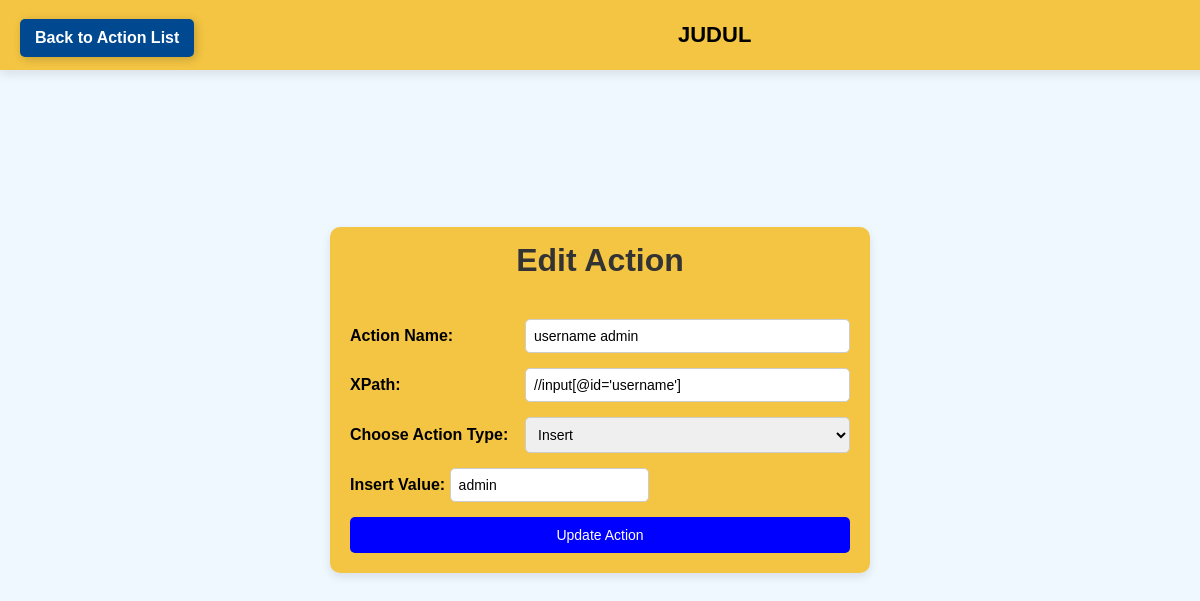
/edit-action/27, run on the app's committed database.
### tables this page shows
CREATE TABLE actions (
            id INTEGER PRIMARY KEY AUTOINCREMENT,
            action_name TEXT NOT NULL,
            xpath TEXT NOT NULL,
            action_type TEXT NOT NULL,
            url TEXT NULL,
            insert_value TEXT NULL,
            insert_file TEXT NULL,  -- Sekarang insert_file hanya menyimpan path
            methode TEXT NULL,
            bytext TEXT NULL,
            byindex TEXT NULL
        );

### web_app/app.py (the view, shortened to what this page needs)
@app.route("/edit-action/<int:action_id>", methods=["GET", "POST"])
def edit_action(action_id):
    conn = get_db_connection()
    cursor = conn.cursor()
    cursor.execute("SELECT * FROM actions WHERE id = ?", (action_id,))
    action = cursor.fetchone()
    conn.close()
    if action:
        return render_template("edit_action.html", action=action)
    else:
        return jsonify({"error": "Action not found"}), 404

### web_app/app.py (called while the page is built)
def get_db_connection():
    conn = sqlite3.connect("bot_actions.db")
    conn.row_factory = sqlite3.Row
    return conn

### web_app/templates/edit_action.html (shortened to what this page needs)
<!DOCTYPE html>
<html lang="en">
<head>
    <link rel="stylesheet" href="{{ url_for('static', filename='edit_action.css') }}">
</head>
<body>
    <div class="navbar">
        <a href="/action-list" class="add-button">Back to Action List</a>
        <h2>JUDUL</h2>
    </div>
    <div class="container">
        <h1>Edit Action</h1>
        <form id="editActionForm" action="{{ url_for('edit_action', action_id=action.id) }}" method="POST" enctype="multipart/form-data">
            <div class="form-group">
                <label for="action-name">Action Name:</label>
                <input type="text" id="action-name" name="action_name" value="{{ action.action_name }}" required>
            </div>
            <div class="form-group">
                <label for="xpath">XPath:</label>
                <input type="text" id="xpath" name="xpath" value="{{ action.xpath }}">
            </div>
            <div class="form-group">
                <label for="action">Choose Action Type:</label>
                <select id="action" name="action_type" required>
                    <option value="insert" {% if action.action_type == 'insert' %}selected{% endif %}>Insert</option>
                </select>
            </div>
            <div class="form-group">
                <label for="insert">Insert Value:</label>
                <input type="text" id="insert" name="insert" value="{{ action.insert_value }}">
            </div>
            <button type="submit">Update Action</button>
        </form>
    </div>
</body>
</html>

### web_app/static/edit_action.css (style rules this page uses)
body { background-color: aliceblue; display: flex; justify-content: center; align-items: center; height: 100vh; margin: 0; font-family: Arial, sans-serif; }
.container { position: relative; background-color: #f4c542; border-radius: 10px; padding: 20px; width: 90%; max-width: 500px; min-height: 150px; box-shadow: 0px 4px 10px rgba(0, 0, 0, 0.1); display: flex; flex-direction: column; gap: 10px; }
h1 { text-align: center; color: #333; margin-bottom: 30px; margin-top: -5px; }
.form-group { display: flex; align-items: center; justify-content: space-between; margin-bottom: 15px; }
.form-group label { font-weight: bold; width: 35%; text-align: left; }
.form-group input, .form-group select, .form-group textarea { flex-grow: 1; padding: 8px; border: 1px solid #ccc; border-radius: 5px; font-size: 14px; }
button { width: 100%; padding: 10px; border: none; border-radius: 5px; font-size: 14px; background-color: blue; color: white; cursor: pointer; transition: 0.3s; }
.navbar { position: fixed; top: 0; left: 0; width: 100%; background-color: #f4c542; height: 70px; display: flex; align-items: center; justify-content: center; padding: 0 20px; box-shadow: 0px 4px 10px rgba(0, 0, 0, 0.1); z-index: 1000; gap: 15px; }
.navbar a { background-color: RGB(0, 72, 144); color: white; padding: 10px 15px; border-radius: 5px; text-decoration: none; font-weight: bold; transition: 0.3s ease-in-out; box-shadow: 2px 2px 10px rgba(0, 0, 0, 0.2); }
.navbar h2 { font-size: 22px; font-weight: bold; margin: 0; text-align: center; color: black; flex-grow: 1; }
a { display: inline-block; margin-top: 5px; text-decoration: none; color: #007BFF; font-weight: bold; }

### data on the page
actions: action_name "username admin", xpath "//input[@id='username']", action_type "Insert", insert "admin"
